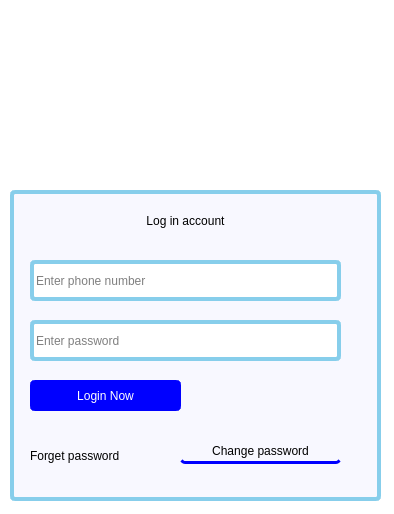
<?xml version="1.0" encoding="UTF-8"?>
<ui version="4.0">
 <class>loginpage</class>
 <widget class="QDialog" name="loginpage">
  <property name="geometry">
   <rect>
    <x>0</x>
    <y>0</y>
    <width>394</width>
    <height>514</height>
   </rect>
  </property>
  <property name="windowTitle">
   <string>ChatApp</string>
  </property>
  <property name="styleSheet">
   <string notr="true">background-color:white;</string>
  </property>
  <widget class="QLabel" name="label">
   <property name="geometry">
    <rect>
     <x>130</x>
     <y>30</y>
     <width>111</width>
     <height>111</height>
    </rect>
   </property>
   <property name="text">
    <string/>
   </property>
   <property name="pixmap">
    <pixmap resource="icons.qrc">:/ic/icons/chat.png</pixmap>
   </property>
   <property name="scaledContents">
    <bool>true</bool>
   </property>
   <property name="alignment">
    <set>Qt::AlignCenter</set>
   </property>
  </widget>
  <widget class="QGroupBox" name="groupBox">
   <property name="geometry">
    <rect>
     <x>10</x>
     <y>190</y>
     <width>371</width>
     <height>311</height>
    </rect>
   </property>
   <property name="styleSheet">
    <string notr="true">border-radius:5px;
font: 12pt &quot;Arial&quot;;
border:4px solid skyblue;
background-color:ghostwhite;
color:black;</string>
   </property>
   <property name="title">
    <string/>
   </property>
   <widget class="QLineEdit" name="lineEdit">
    <property name="geometry">
     <rect>
      <x>20</x>
      <y>70</y>
      <width>311</width>
      <height>41</height>
     </rect>
    </property>
    <property name="styleSheet">
     <string notr="true">background-color:white;</string>
    </property>
    <property name="placeholderText">
     <string>Enter phone number</string>
    </property>
   </widget>
   <widget class="QLineEdit" name="lineEdit_2">
    <property name="geometry">
     <rect>
      <x>20</x>
      <y>130</y>
      <width>311</width>
      <height>41</height>
     </rect>
    </property>
    <property name="styleSheet">
     <string notr="true">background-color:white;</string>
    </property>
    <property name="echoMode">
     <enum>QLineEdit::Password</enum>
    </property>
    <property name="placeholderText">
     <string>Enter password</string>
    </property>
   </widget>
   <widget class="QPushButton" name="pushButton">
    <property name="geometry">
     <rect>
      <x>20</x>
      <y>190</y>
      <width>151</width>
      <height>31</height>
     </rect>
    </property>
    <property name="styleSheet">
     <string notr="true">border:4px solid blue;
background-color:blue;
color:white;</string>
    </property>
    <property name="text">
     <string>Login Now</string>
    </property>
   </widget>
   <widget class="QLabel" name="label_2">
    <property name="geometry">
     <rect>
      <x>70</x>
      <y>10</y>
      <width>211</width>
      <height>41</height>
     </rect>
    </property>
    <property name="styleSheet">
     <string notr="true">border:none;
font: 18pt &quot;Arial&quot;;</string>
    </property>
    <property name="text">
     <string>Log in account</string>
    </property>
    <property name="scaledContents">
     <bool>true</bool>
    </property>
    <property name="alignment">
     <set>Qt::AlignCenter</set>
    </property>
   </widget>
   <widget class="QLabel" name="label_3">
    <property name="geometry">
     <rect>
      <x>20</x>
      <y>250</y>
      <width>121</width>
      <height>31</height>
     </rect>
    </property>
    <property name="styleSheet">
     <string notr="true">border:none;</string>
    </property>
    <property name="text">
     <string>Forget password</string>
    </property>
   </widget>
   <widget class="QPushButton" name="pushButton_2">
    <property name="geometry">
     <rect>
      <x>170</x>
      <y>250</y>
      <width>161</width>
      <height>24</height>
     </rect>
    </property>
    <property name="styleSheet">
     <string notr="true">border-left:none;
border-right:none;
border-top:none;
border-bottom:3px solid blue;</string>
    </property>
    <property name="text">
     <string>Change password</string>
    </property>
   </widget>
  </widget>
 </widget>
 <resources>
  <include location="icons.qrc"/>
 </resources>
 <connections/>
</ui>
